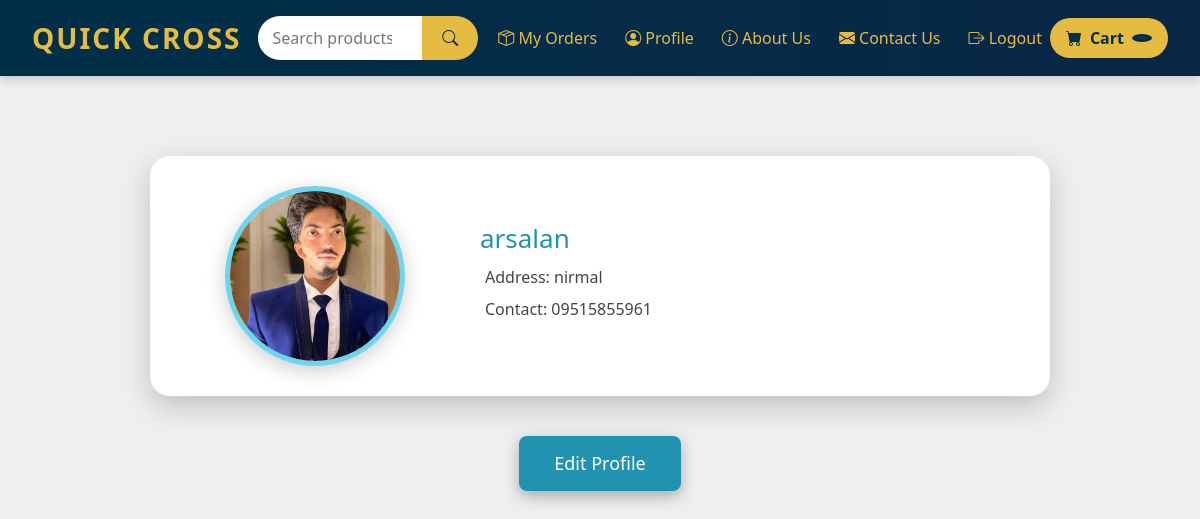
The page /my-profile (signed in) on the database its author committed.
### ecom/models.py (models this page shows, shortened)
class Customer(models.Model):
    user=models.OneToOneField(User,on_delete=models.CASCADE)
    profile_pic= models.ImageField(upload_to='profile_pic/CustomerProfilePic/',null=True,blank=True)
    address = models.CharField(max_length=40)
    mobile = models.CharField(max_length=20,null=False)

### ecom/views.py (the view)
# urls.py: path('my-profile', views.my_profile_view,name='my-profile'),
@login_required(login_url='customerlogin')
@user_passes_test(is_customer)
def my_profile_view(request):
    customer=models.Customer.objects.get(user_id=request.user.id)
    return render(request,'my_profile.html',{'customer':customer})

### ecom/views.py (called while the page is built)
def is_customer(user):
    return user.groups.filter(name='CUSTOMER').exists()

### templates/ecomm/my_profile.html (shortened to what this page needs)
{% if request.user.is_authenticated %}
{% include "customer_navbar.html" %}
{% else %}
{% include "navbar.html" %}
{% endif %}
{% load static %}
{% block content %}
<div class="profile-container">
  <div class="profile-img">
    <img src="{{ customer.profile_pic.url }}" alt="Profile Picture">
  </div>
  <div class="profile-details">
    <h2>{{ request.user }}</h2>
    <p> Address: {{ customer.address }}</p>
    <p> Contact: {{ customer.mobile }}</p>
  </div>
</div>
<div class="btn-container">
  <a href="/edit-profile">
    <button class="edit-btn">Edit Profile</button>
  </a>
</div>
{% endblock content %}

### templates/ecomm/customer_navbar.html (style rules this page uses)
body { background-color: #efeff2; margin: 0; font-family: Arial, sans-serif; }

### templates/ecomm/my_profile.html (style rules this page uses)
* { margin: 0; padding: 0; box-sizing: border-box; font-family: 'Segoe UI', Tahoma, Geneva, Verdana, sans-serif; }
body { background-color: #efeff2; color: #222; }
.profile-container { max-width: 900px; margin: 80px auto 40px auto; background: #fff; padding: 30px; border-radius: 20px; box-shadow: 0 10px 30px rgba(0, 0, 0, 0.2); display: flex; align-items: center; gap: 30px; transition: all 0.3s ease-in-out; }
.profile-img { flex: 1; display: flex; justify-content: center; }
.profile-img img { width: 180px; height: 180px; border-radius: 50%; border: 5px solid #6dd5ed; object-fit: cover; box-shadow: 0 5px 20px rgba(0, 0, 0, 0.2); transition: all 0.3s ease-in-out; }
.profile-details { flex: 2; }
.profile-details h2 { font-size: 26px; margin-bottom: 10px; color: #2193b0; }
.profile-details p { font-size: 16px; margin-bottom: 8px; color: #444; }
.btn-container { text-align: center; margin-top: 25px; }
.edit-btn { background: #2193b0; color: white; border: none; padding: 14px 35px; font-size: 18px; border-radius: 8px; cursor: pointer; transition: 0.3s ease-in-out; box-shadow: 0 5px 15px rgba(0, 0, 0, 0.3); }

### rows shown on the page
Customer: profile_pic (picture), address "nirmal", mobile "09515855961"

### other values the page prints
{{ request.user }} "arsalan"
